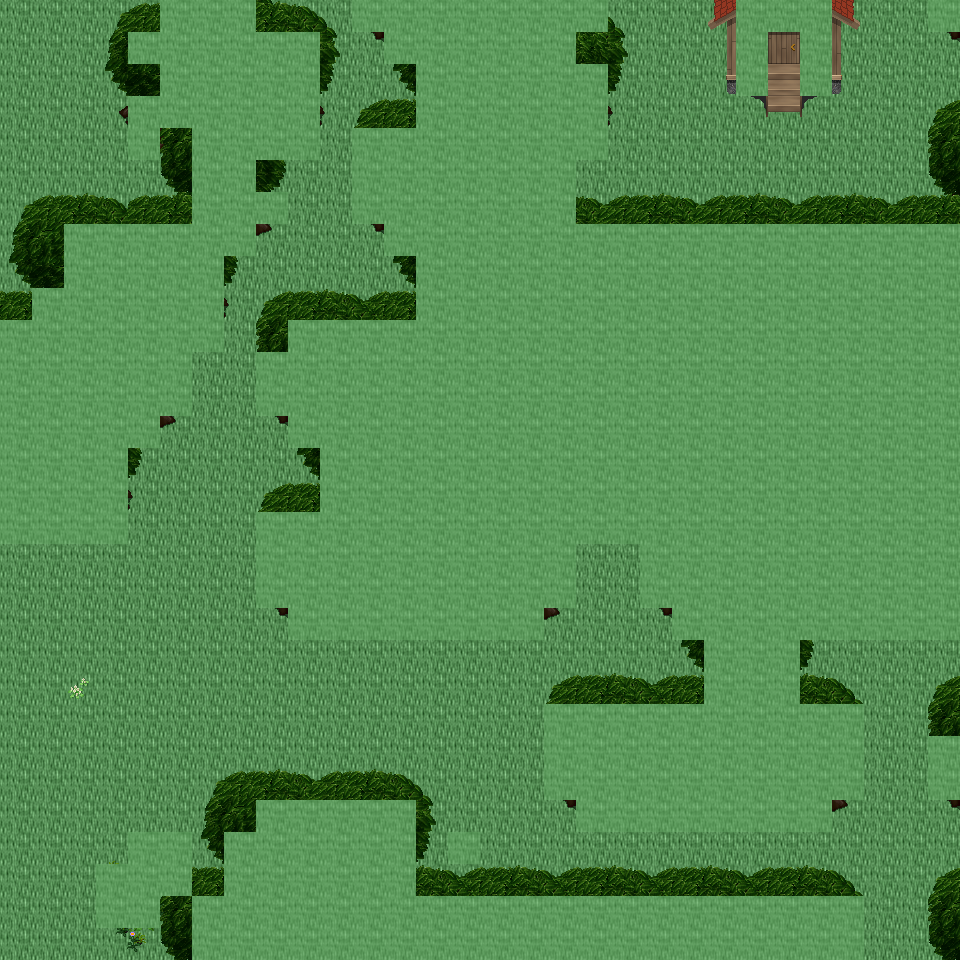

The image is a tile-based game level rendered from a .tmx file. Its description and source (layers, tilesets, objects; grid data summarised) follow:
An orthogonal 30x30 tile map with 32x32 px tiles, 6 tile layers (Ground, Object, Object2, Above, ...), 14 tilesets and 11 objects (11x mapExit).

<map version="1.0" orientation="orthogonal" renderorder="right-down" width="30" height="30" tilewidth="32" tileheight="32" nextobjectid="12">
  <tileset firstgid="1" name="tileset_ground_ground" tilewidth="32" tileheight="32" tilecount="33" columns="3">
    <image source="../drawable/tileset_ground_ground.png" width="96" height="352" />
  </tileset>
  <tileset firstgid="34" name="tileset_plant_tree_tree_darkgreen" tilewidth="32" tileheight="32" tilecount="88" columns="8">
    <image source="../drawable/tileset_plant_tree_tree_darkgreen.png" width="256" height="352" />
  </tileset>
  <tileset firstgid="122" name="tileset_plant_tree_tree_green" tilewidth="32" tileheight="32" tilecount="88" columns="8">
    <image source="../drawable/tileset_plant_tree_tree_green.png" width="256" height="352" />
  </tileset>
  <tileset firstgid="210" name="tileset_logic_creature_elf" tilewidth="32" tileheight="32" tilecount="16" columns="8">
    <image source="../drawable/tileset_logic_creature_elf.png" width="256" height="64" />
  </tileset>
  <tileset firstgid="226" name="tileset_logic_creature_animal" tilewidth="32" tileheight="32" tilecount="32" columns="8">
    <image source="../drawable/tileset_logic_creature_animal.png" width="256" height="128" />
  </tileset>
  <tileset firstgid="258" name="tileset_logic_portal" tilewidth="32" tileheight="32" tilecount="24" columns="8">
    <image source="../drawable/tileset_logic_portal.png" width="256" height="96" />
  </tileset>
  <tileset firstgid="282" name="tileset_logic_collision" tilewidth="32" tileheight="32" tilecount="1" columns="1">
    <image source="../drawable/tileset_logic_collision.png" width="32" height="32" />
  </tileset>
  <tileset firstgid="283" name="tileset_logic_item_herb" tilewidth="32" tileheight="32" tilecount="5" columns="5">
    <image source="../drawable/tileset_logic_item_herb.png" width="160" height="32" />
  </tileset>
  <tileset firstgid="288" name="tileset_logic_creature_mythical_being" tilewidth="32" tileheight="32" tilecount="24" columns="8">
    <image source="../drawable/tileset_logic_creature_mythical_being.png" width="256" height="96" />
  </tileset>
  <tileset firstgid="312" name="tileset_plant_flower_small_flower_bed_2" tilewidth="32" tileheight="32" tilecount="12" columns="3">
    <image source="../drawable/tileset_plant_flower_small_flower_bed_2.png" width="96" height="128" />
  </tileset>
  <tileset firstgid="324" name="tileset_plant_flower_small_flower_bed" tilewidth="32" tileheight="32" tilecount="12" columns="3">
    <image source="../drawable/tileset_plant_flower_small_flower_bed.png" width="96" height="128" />
  </tileset>
  <tileset firstgid="336" name="tileset_plant_flower_pointed_yellow" tilewidth="32" tileheight="32" tilecount="2" columns="2">
    <image source="../drawable/tileset_plant_flower_pointed_yellow.png" width="64" height="32" />
  </tileset>
  <tileset firstgid="338" name="tileset_plant_flower_polyanthus" tilewidth="32" tileheight="32" tilecount="3" columns="3">
    <image source="../drawable/tileset_plant_flower_polyanthus.png" width="96" height="32" />
  </tileset>
  <tileset firstgid="341" name="tileset_building_huts" tilewidth="32" tileheight="32" tilecount="338" columns="26">
    <image source="../drawable/tileset_building_huts.png" width="832" height="416" />
  </tileset>
  <layer name="Ground" width="30" height="30">
    <data>[900 cells, 900 non-empty, 1 distinct tile ids]</data>
  </layer>
  <layer name="Object" width="30" height="30">
    <data>[900 cells, 14 non-empty, 14 distinct tile ids]</data>
  </layer>
  <layer name="Object2" width="30" height="30">
    <data>[900 cells, 177 non-empty, 39 distinct tile ids]</data>
  </layer>
  <layer name="Above" width="30" height="30">
    <data>[900 cells, 527 non-empty, 50 distinct tile ids]</data>
  </layer>
  <layer name="Above2" width="30" height="30">
    <data>[900 cells, 10 non-empty, 2 distinct tile ids]</data>
  </layer>
  <layer name="Walkable" width="30" height="30">
    <data>[900 cells, 509 non-empty, 1 distinct tile ids]</data>
  </layer>
  <objectgroup name="MapEvents">
    <object id="1" name="north" type="mapExit" x="0" y="0" width="160" height="32">
      <properties>
        <property name="map" value="level_0_x139_y78" />
        <property name="x" value="0" />
        <property name="y" value="28" />
      </properties>
    </object>
    <object id="2" name="north2" type="mapExit" x="256" y="0" width="96" height="32">
      <properties>
        <property name="map" value="level_0_x139_y78" />
        <property name="x" value="8" />
        <property name="y" value="28" />
      </properties>
    </object>
    <object id="3" name="north3" type="mapExit" x="608" y="0" width="128" height="32">
      <properties>
        <property name="map" value="level_0_x139_y78" />
        <property name="x" value="19" />
        <property name="y" value="28" />
      </properties>
    </object>
    <object id="4" name="north4" type="mapExit" x="832" y="0" width="96" height="32">
      <properties>
        <property name="map" value="level_0_x139_y78" />
        <property name="x" value="26" />
        <property name="y" value="28" />
      </properties>
    </object>
    <object id="5" name="south" type="mapExit" x="0" y="928" width="192" height="32">
      <properties>
        <property name="map" value="level_0_x139_y80" />
        <property name="x" value="0" />
        <property name="y" value="1" />
      </properties>
    </object>
    <object id="6" name="south2" type="mapExit" x="864" y="928" width="96" height="32">
      <properties>
        <property name="map" value="level_0_x139_y80" />
        <property name="x" value="27" />
        <property name="y" value="1" />
      </properties>
    </object>
    <object id="7" name="west" type="mapExit" x="0" y="0" width="32" height="320">
      <properties>
        <property name="map" value="level_0_x138_y79" />
        <property name="x" value="28" />
        <property name="y" value="0" />
      </properties>
    </object>
    <object id="8" name="west2" type="mapExit" x="0" y="544" width="32" height="416">
      <properties>
        <property name="map" value="level_0_x138_y79" />
        <property name="x" value="28" />
        <property name="y" value="17" />
      </properties>
    </object>
    <object id="9" name="east" type="mapExit" x="928" y="32" width="32" height="192">
      <properties>
        <property name="map" value="level_0_x140_y79" />
        <property name="x" value="1" />
        <property name="y" value="1" />
      </properties>
    </object>
    <object id="10" name="east2" type="mapExit" x="928" y="640" width="32" height="96">
      <properties>
        <property name="map" value="level_0_x140_y79" />
        <property name="x" value="1" />
        <property name="y" value="20" />
      </properties>
    </object>
    <object id="11" name="east3" type="mapExit" x="928" y="800" width="32" height="160">
      <properties>
        <property name="map" value="level_0_x140_y79" />
        <property name="x" value="1" />
        <property name="y" value="25" />
      </properties>
    </object>
  </objectgroup>
</map>
